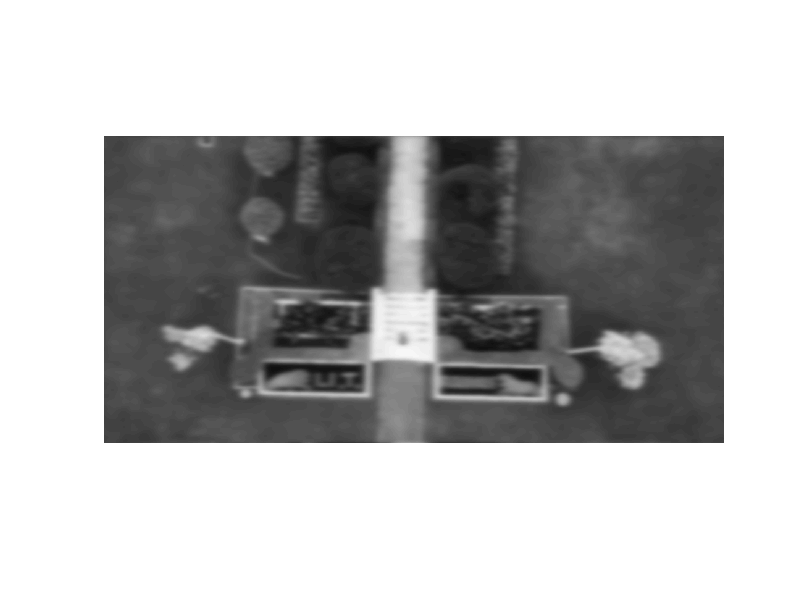

MATLAB code for this plot: (Note: this script raises an error after producing the figure.)
file = load('turbelence_0025.mat');
im = file.i1;
figure,imshow(im);
pad = size(im);
im_f = fft2(double(im) , pad(1), pad(2));

r1 = im_f.*wiener(atmospheric_turbelence(pad(1), pad(2), 0.0025),0);
i1=real(ifft2(r1));
%i1 =uint8(i1);
figure,imshow(i1,[]);

r2 = im_f.*wiener(atmospheric_turbelence(pad(1), pad(2), 0.0025),0.01);
i2=real(ifft2(r2));
i2 =uint8(i2);
figure,imshow(i2);

r3 = im_f.*wiener(atmospheric_turbelence(pad(1), pad(2), 0.0025),0.001);
i3=real(ifft2(r3));
i3 =uint8(i3);
figure,imshow(i3);

r4 = im_f.*wiener(atmospheric_turbelence(pad(1), pad(2), 0.0025),0.0005);
i4=real(ifft2(r4));
i4 =uint8(i4);
figure,imshow(i4);

r5 = im_f.*wiener(atmospheric_turbelence(pad(1), pad(2), 0.0025),0.00025);
i5=real(ifft2(r5));
i5 =uint8(i5);
figure,imshow(i5);

figure;
subplot(2,3,1);imshow(im);title('Original image');
subplot(2,3,2);imshow(i1);title('K = 0');
subplot(2,3,3);imshow(i2);title('K = 0.01');
subplot(2,3,4);imshow(i3);title('K = 0.001');
subplot(2,3,5);imshow(i4);title('K = 0.0005');
subplot(2,3,6);imshow(i5);title('K=0.00025');
